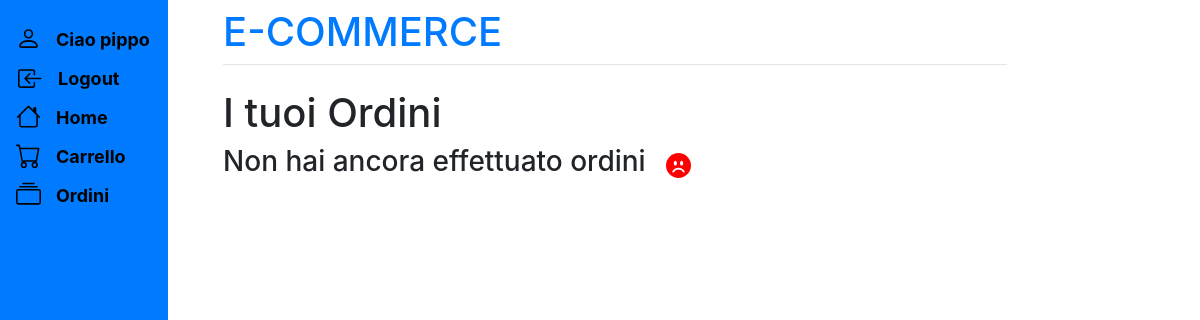
Page /cronologiaOrdini (signed in) on the earlier database version.
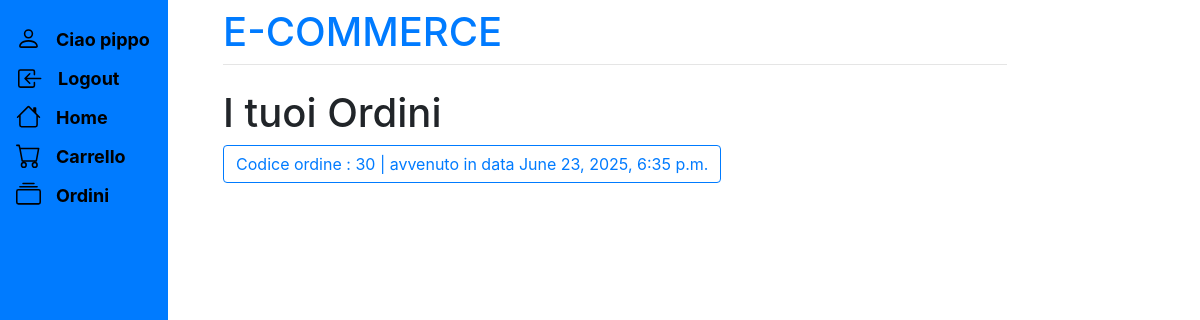
Same page on the later database version.
### store/models.py (models this page shows, shortened)
class Ordine(models.Model):
    cliente = models.ForeignKey(settings.AUTH_USER_MODEL, on_delete=models.CASCADE)
    data = models.DateTimeField(auto_now_add=True)
    carta = models.CharField(max_length=16, default="0000000000000000")
    cvv = models.CharField(max_length=3, default="000")

### store/views.py (the view)
# urls.py: path("cronologiaOrdini", views.cronologiaOrdini, name="cronologiaOrdini"),
def cronologiaOrdini(request):
    ordini = Ordine.objects.filter(cliente=request.user)
    return render(request ,  "cronologiaOrdini.html" , {"ordini":ordini })

### store/templates/cronologiaOrdini.html (shortened to what this page needs)
{% extends 'base.html' %}
{% block content %}
    <h1>I tuoi Ordini</h1>
        {% if ordini %}
            {% for ordine in ordini %}
                <form method="POST" action="/vediOrdine">
                    <div class="singoloOrdine">
                        <button type="submit" class="btn btn-outline-primary">
                            <span>Codice ordine : {{ ordine.id }} | avvenuto in data {{ ordine.data }}</span>
                        </button>
                    </div>
                </form>
            {% endfor %}
        {% else %}
            <div class="zeroOrdini">
                <h3>Non hai ancora effettuato ordini</h3>
            </div>
        {% endif %}
{% endblock %}

Differences in the rows shown:
added Ordine: id "30", data "June 23, 2025, 6:35 p.m."
Other differences:
text no longer shown: "Non hai ancora effettuato ordini"
